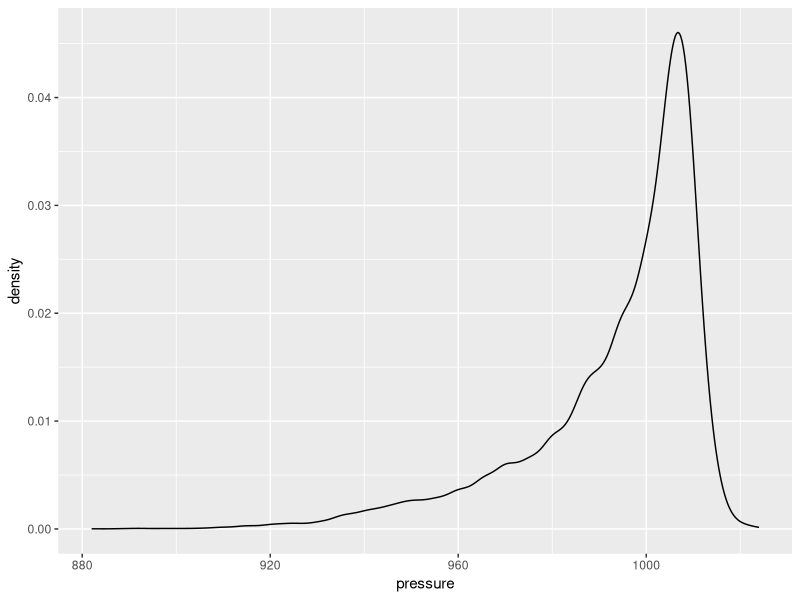

Write the R code that produced this figure.
## ---- chunk 1
library(tidyverse)
## ---- chunk 2
storms %>% 
  ggplot() +
  geom_density(aes(x=pressure))
